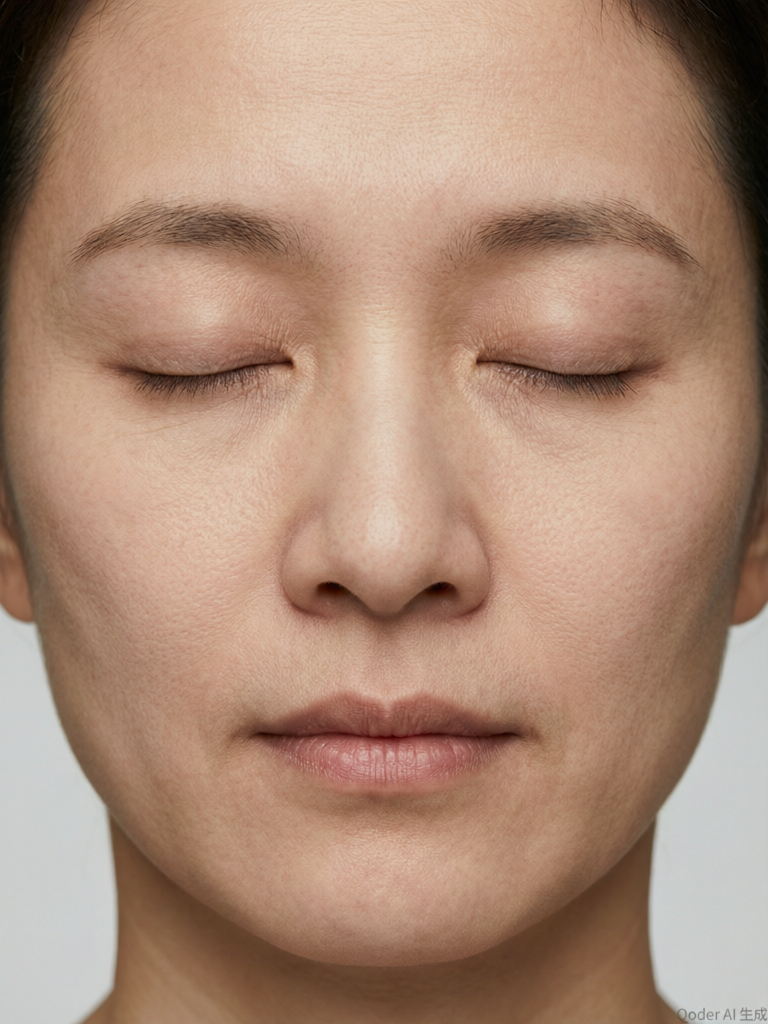
#> input picture ai-engine/tests/fixtures/face_closed.jpg, 768 x 1024 px; its folder holds only this picture in this run
$ python -i face.py   (imports and definitions only)
#> lines starting #> are read from the running program, lines starting #| are printed output that depends on the picture
# -*- coding: utf-8 -*-
"""人脸/人体检测：优先 ONNX（YuNet/SCRFD/RetinaFace 权重），否则退回 OpenCV 自带 Haar 级联。
另提供上半身检测（半截头维度：躯干存在但头部缺失）。"""
import os
import shutil
import tempfile

import cv2
import numpy as np

from .models import haar_path, yunet_path

ONNX_INPUT = 320


# [54 lines left out: functions _is_ascii, _ascii_model_path, _nms, not called in this run]


class FaceDetector:
    def __init__(self):
        # YuNet 走 cv2.FaceDetectorYN（OpenCV DNN），不依赖 onnxruntime；只要权重文件在且 cv2
        # 提供 FaceDetectorYN 即启用。此前用 OnnxSession(ORT) 是否加载成功来判定后端，导致
        # ORT 读不了中文安装目录时整体降级为 haar（人脸维度全废），是错误耦合。
        self.model_path = yunet_path()
        has_haar = bool(haar_path("haarcascade_frontalface_default.xml"))
        if self.model_path and cv2 is not None and hasattr(cv2, "FaceDetectorYN"):
            self.backend = "yunet"
        elif has_haar:
            self.backend = "haar"
        else:
            self.backend = "none"
        self._detector = None
        self._haar = None
        self._haar_profile = None
        if self.backend == "haar":
            self._haar = cv2.CascadeClassifier(_ascii_model_path(haar_path("haarcascade_frontalface_default.xml")))
            # 侧脸级联：提升斜眼/侧身/半侧人头脸召回（⑤⑧）
            pf = haar_path("haarcascade_profileface.xml")
            if pf:
                self._haar_profile = cv2.CascadeClassifier(_ascii_model_path(pf))
        self._upper = None
        ub = haar_path("haarcascade_upperbody.xml")
        if ub:
            self._upper = cv2.CascadeClassifier(_ascii_model_path(ub))

    # ---------- 主入口 ----------

    # [136 lines left out: functions detect, detect_upper_bodies, _detect_onnx, enhance_lowlight, _yunet_pass, _create_yunet and 3 more, not called in this run]

>>> import cv2
>>> picture = cv2.imread('../tests/fixtures/face_closed.jpg', cv2.IMREAD_GRAYSCALE)
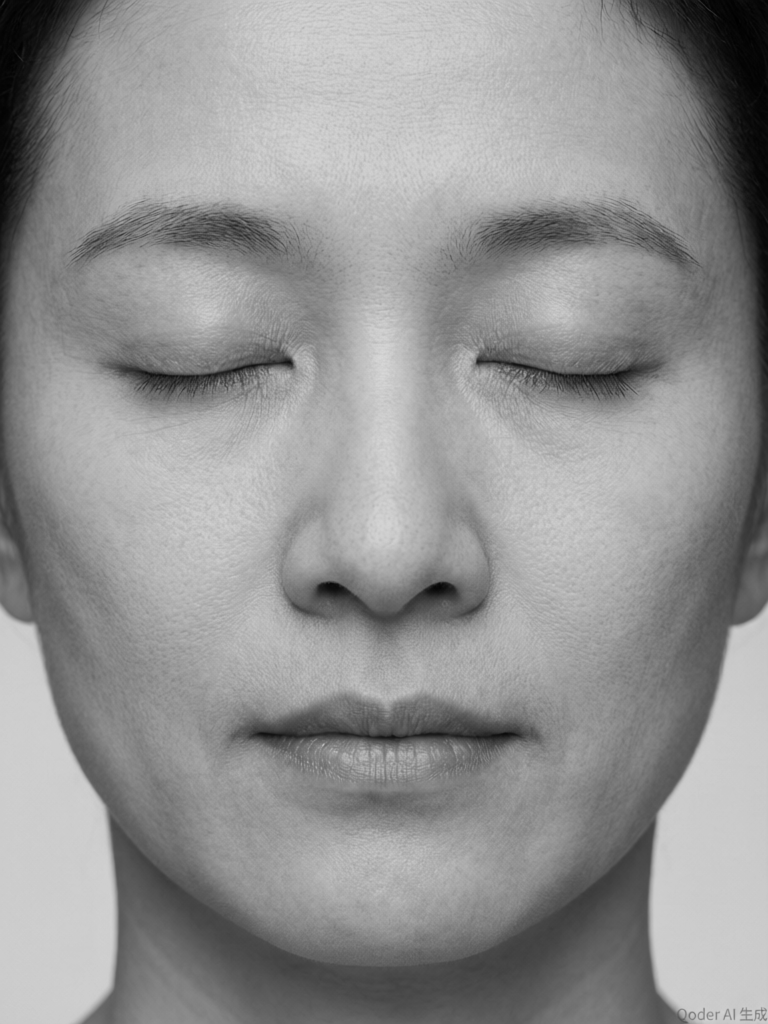
#> picture: shape (1024, 768); min 0, max 216, mean 146.2
#> (the run stopped early here; a loop or call above may not have finished)

$ run again, on ai-engine/tests/fixtures/face_open.jpg
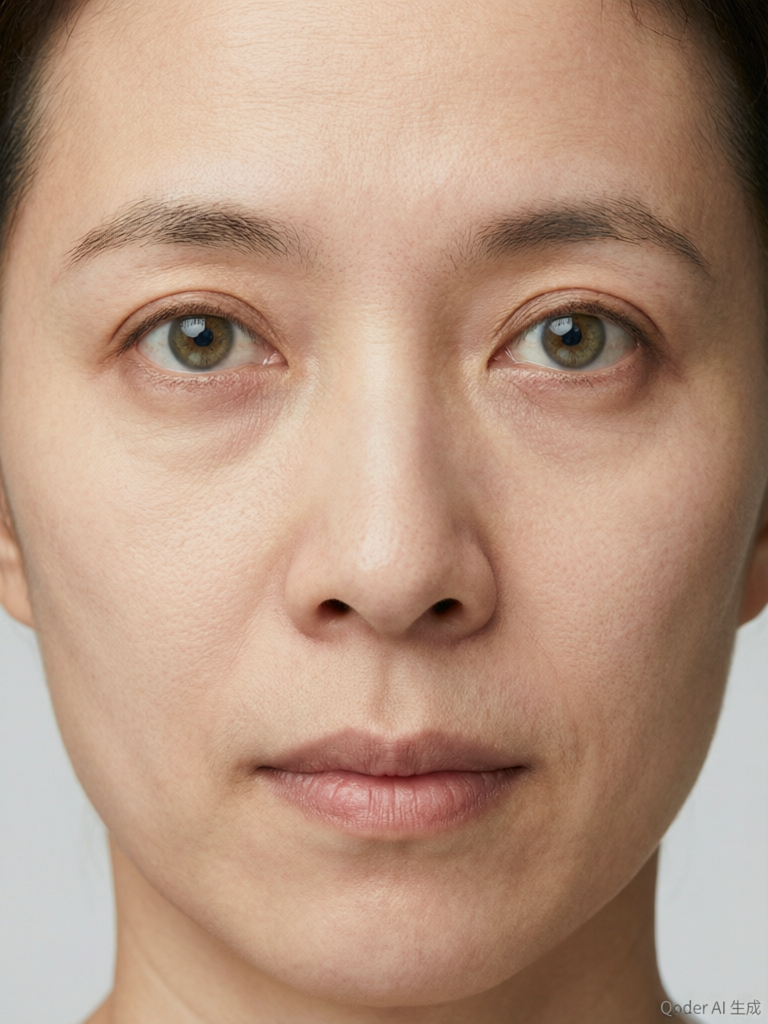
#> input picture ai-engine/tests/fixtures/face_open.jpg, 768 x 1024 px
#> `picture = cv2.imread('../tests/fixtures/face_closed.jpg', cv2.IMREAD_G..`:
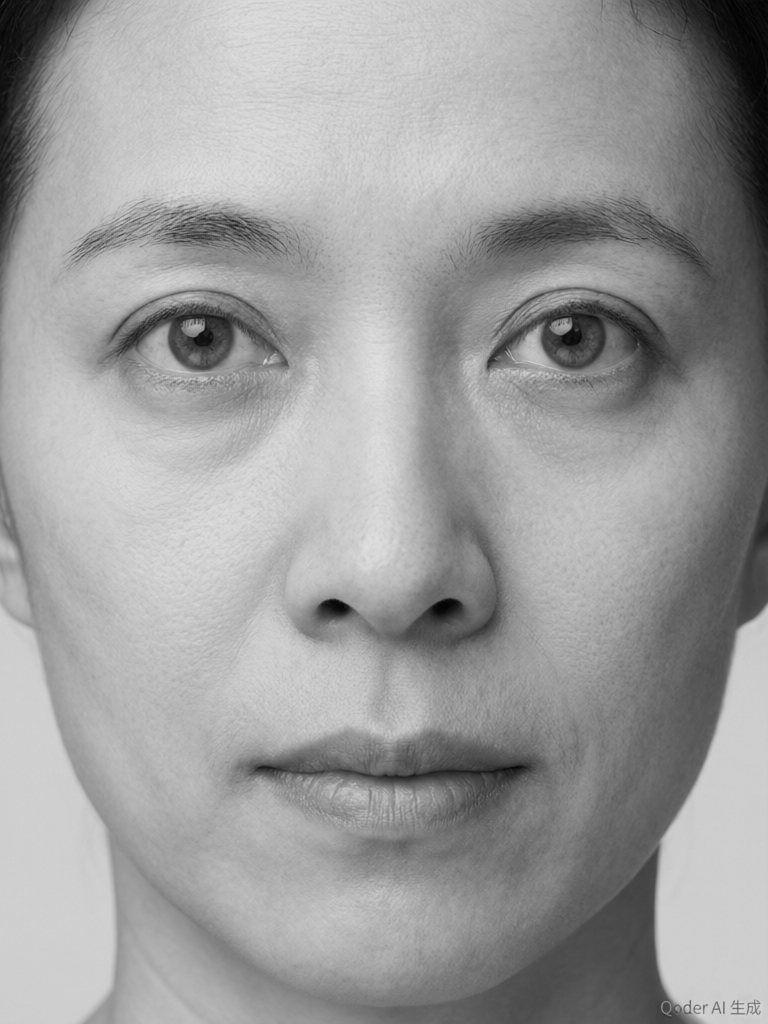
#> picture: shape (1024, 768); min 2, max 224, mean 156.6

$ run again, on ai-engine/tests/fixtures/no_person.jpg
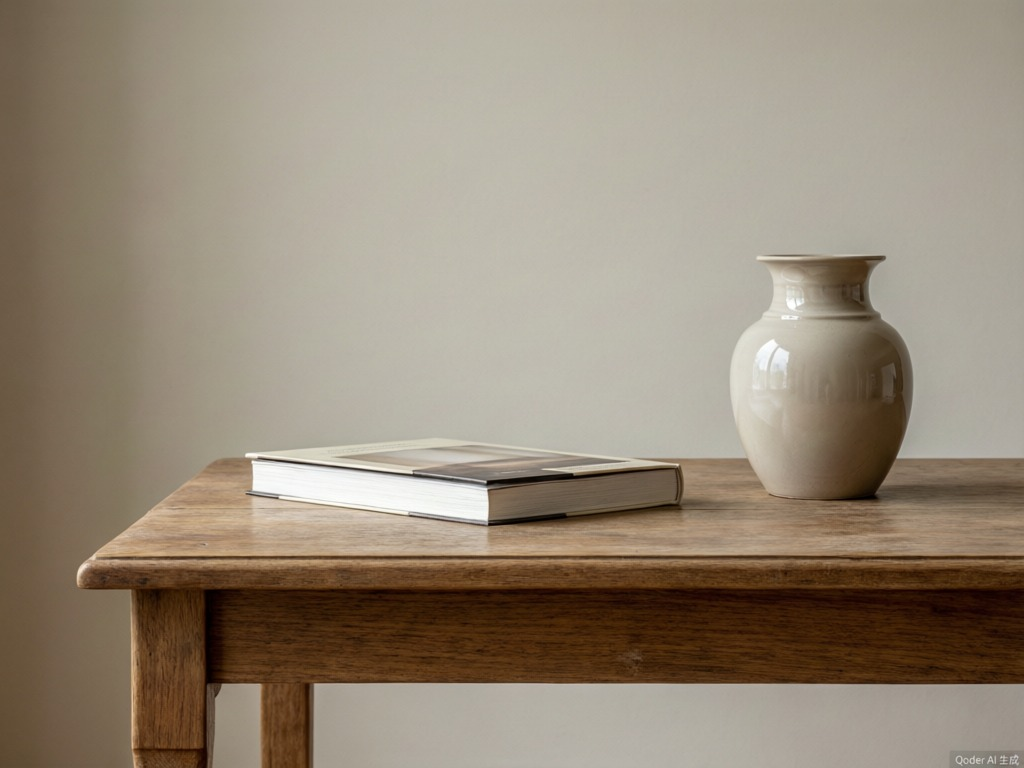
#> input picture ai-engine/tests/fixtures/no_person.jpg, 1024 x 768 px
#> `picture = cv2.imread('../tests/fixtures/face_closed.jpg', cv2.IMREAD_G..`:
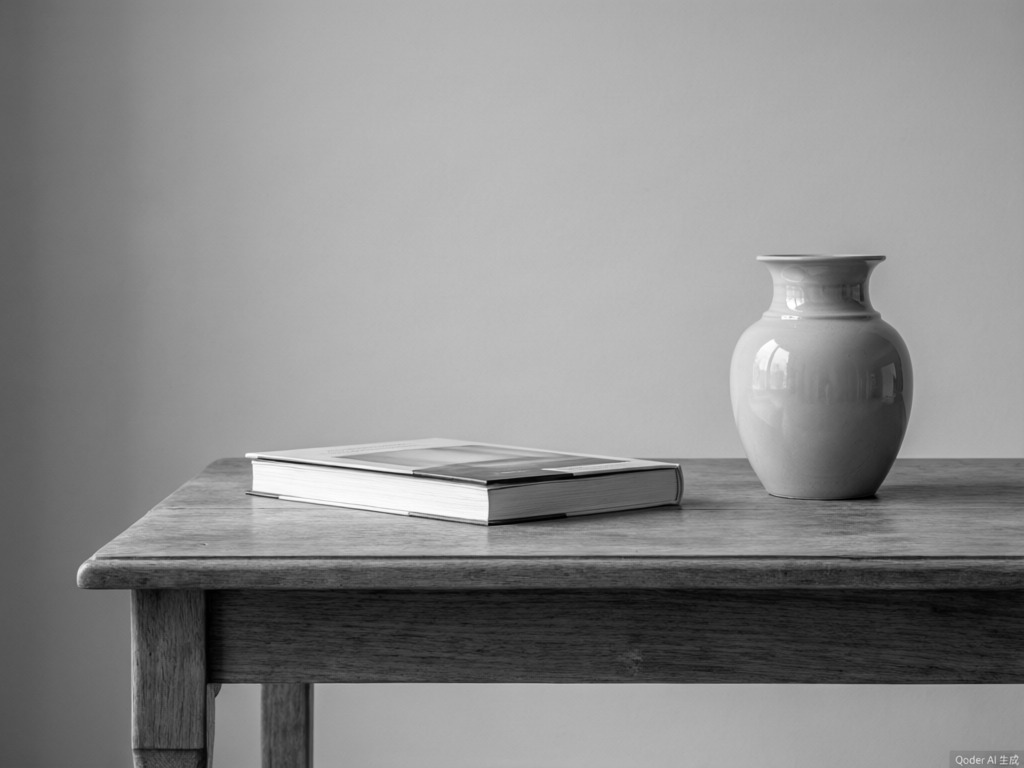
#> picture: shape (768, 1024); min 0, max 255, mean 139.4

$ run again, on ai-engine/tests/fixtures/person_multi.jpg
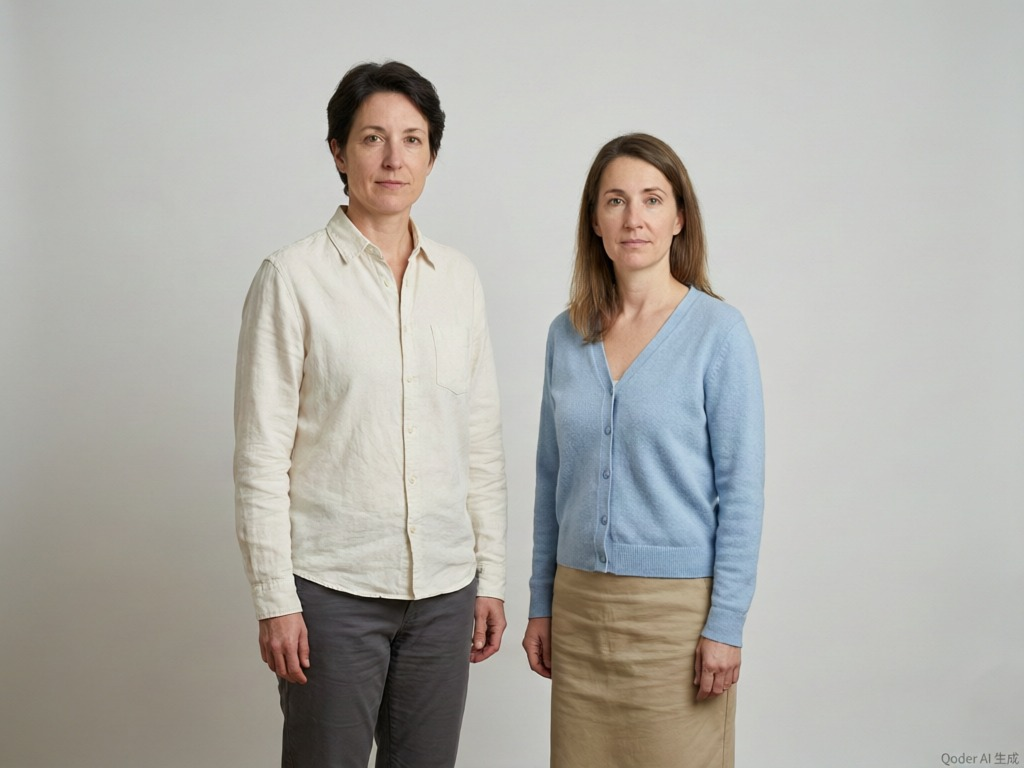
#> input picture ai-engine/tests/fixtures/person_multi.jpg, 1024 x 768 px
#> `picture = cv2.imread('../tests/fixtures/face_closed.jpg', cv2.IMREAD_G..`:
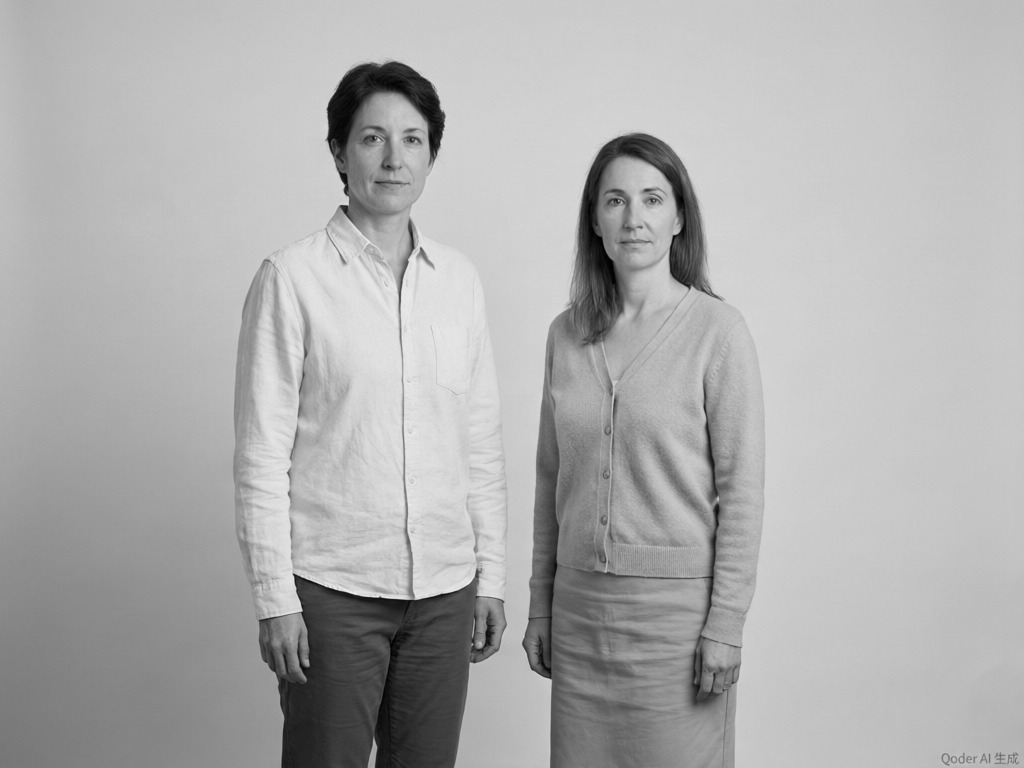
#> picture: shape (768, 1024); min 0, max 244, mean 174.9
